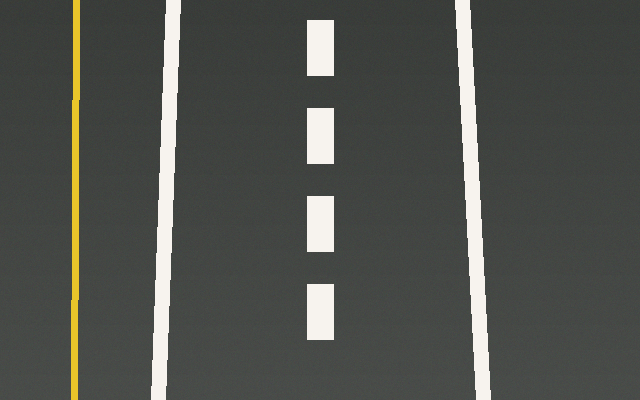
#> input picture exemplos_tp2/Filtragem_Espacial_Bordas_40_Exemplos_Independentes/dados/pista_bev.png, 640 x 400 px
$ python 23_canny_limiares_altos.py   (older library calls are emulated)
#> lines starting #> are read from the running program, lines starting #| are printed output that depends on the picture; after the words box and inside, x2 and y2 are one past the last pixel; in counts of white or black regions, pixels touching at a corner belong together
"""
EXEMPLO 23 - Canny com limiares 100 e 200

O QUE ESTE CÓDIGO FAZ
Utiliza Canny com thresholds mais restritivos.

COMO O CÓDIGO FUNCIONA
Repete a operação do exemplo 22 alterando apenas os dois thresholds.

POR QUE É IMPORTANTE NA DIREÇÃO AUTÔNOMA
Permite discutir sensibilidade e robustez à detecção de marcas menos contrastadas.

COMO EXPLICAR AOS ALUNOS
Este exemplo representa uma etapa pequena de um pipeline de percepção. Observe a
imagem inicial, os valores numéricos apresentados no terminal e as imagens geradas.
Compare alterações de parâmetros mantendo as demais condições constantes.

ATIVIDADE PRÁTICA
Experimente faixa escurecida por sombra artificial.

COMO EXECUTAR
python exemplos/23_canny_limiares_altos.py

SAÍDA
Uma ou mais figuras ou métricas serão salvas automaticamente em saidas/.
O programa pode ser executado diretamente: as funções estão neste próprio arquivo.
"""

import argparse
import csv
import json
import time
from pathlib import Path
import cv2
import numpy as np
import matplotlib
matplotlib.use("Agg")
import matplotlib.pyplot as plt

# Cada exemplo contém suas próprias funções; NÃO utiliza apoio.py.
# A pasta dados guarda apenas imagens de entrada. É permitido executar
# os exemplos em qualquer ordem, diretamente ou no Google Colab.
BASE = Path(__file__).resolve().parent.parent
DADOS = BASE / "dados"
RESULTADOS = BASE / "saidas" / Path(__file__).stem
RESULTADOS.mkdir(parents=True, exist_ok=True)


def ler(nome="pista_bev.png", cinza=False):
    """Abre uma imagem com verificação explícita de existência."""
#> called with nome = 'pista_bev.png', cinza = True
    p = DADOS / nome
    imagem = cv2.imread(str(p), cv2.IMREAD_GRAYSCALE if cinza else cv2.IMREAD_COLOR)
#> imagem: shape (400, 640); min 54, max 243, mean 80.1
    if imagem is None:
        raise FileNotFoundError(f"Imagem ausente: {p}. Execute o código com o ZIP extraído.")
    return imagem


def cinza(img):
    return cv2.cvtColor(img, cv2.COLOR_BGR2GRAY) if img.ndim == 3 else img


# [38 lines left out: functions sombra, molhado, selecionar_cena, normalize8, not called in this run]


def mostrar(paineis,titulos,nome="painel.png",colunas=3):
    """Salva painel, sem depender de janelas gráficas (compatível com Colab)."""
    n=len(paineis); linhas=(n+colunas-1)//colunas
    fig,ax=plt.subplots(linhas,colunas,figsize=(5*colunas,3.45*linhas),squeeze=False)
    for i, (im,t) in enumerate(zip(paineis,titulos)):
        a=ax.flat[i]
        if im.ndim==2: a.imshow(im,cmap="gray",vmin=0,vmax=255)
        else: a.imshow(cv2.cvtColor(im,cv2.COLOR_BGR2RGB))
        a.set_title(t,fontsize=11);a.axis("off")
    for a in ax.flat[n:]:a.axis("off")
    fig.tight_layout()
    p=RESULTADOS/nome
    fig.savefig(p,dpi=120,bbox_inches="tight");plt.close(fig)
    print("Figura gerada:",p)
    return p


# [60 lines left out: functions operadores, avaliacao, banco_direcional, tabela, not called in this run]


# ---------------- EXPERIMENTO DESTE EXEMPLO ----------------
g=ler(cinza=True);e=cv2.Canny(g,100,200);print("Ativos:",np.count_nonzero(e));mostrar([g,e],["BEV","Canny 100/200"],colunas=2)
#> after `e = cv2.Canny(g, 100, 200)`:
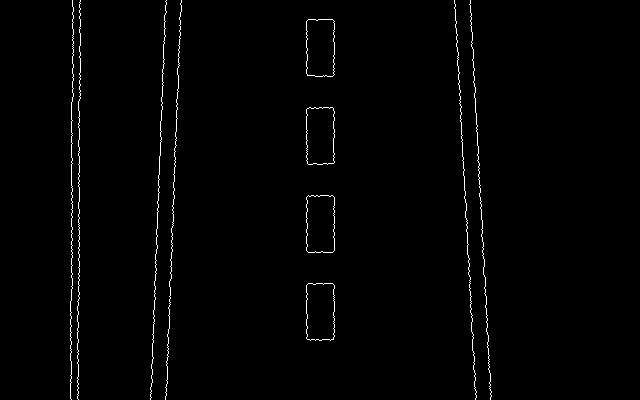
#> e: shape (400, 640); 1.2% white in thin lines or dots, all inside (x1, y1, x2, y2) = (70, 0, 492, 400)
#> in mostrar, `fig.savefig(p, dpi=120, bbox_inches='tight')`:
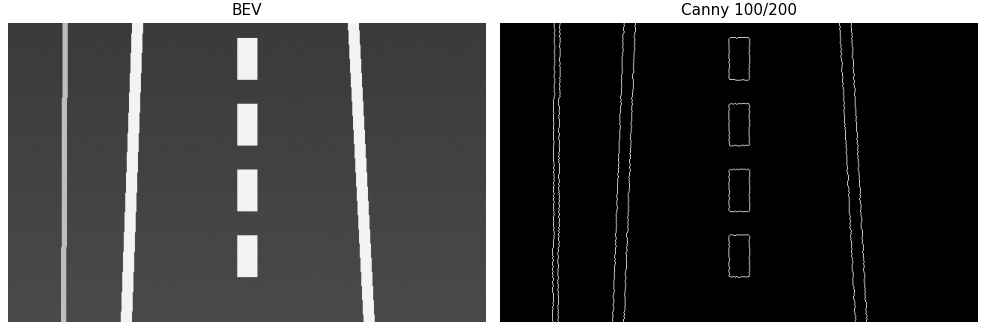
#> figure drawn by matplotlib, 2 panels

$ run again, with exemplos_tp2/Filtragem_Espacial_Bordas_40_Exemplos_Independentes/dados/pista_perspectiva.png copied over exemplos_tp2/Filtragem_Espacial_Bordas_40_Exemplos_Independentes/dados/pista_bev.png
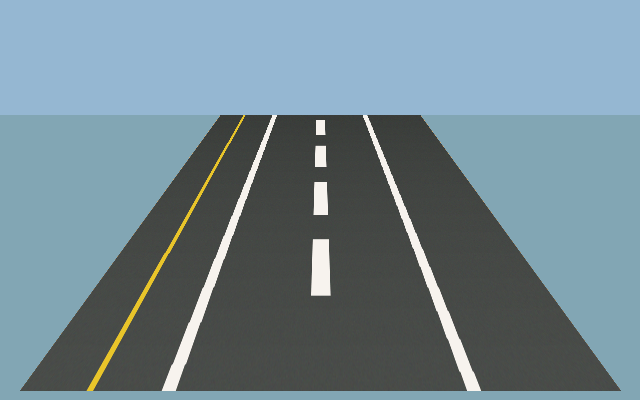
#> input picture exemplos_tp2/Filtragem_Espacial_Bordas_40_Exemplos_Independentes/dados/pista_perspectiva.png, 640 x 400 px
#> `e = cv2.Canny(g, 100, 200)`:
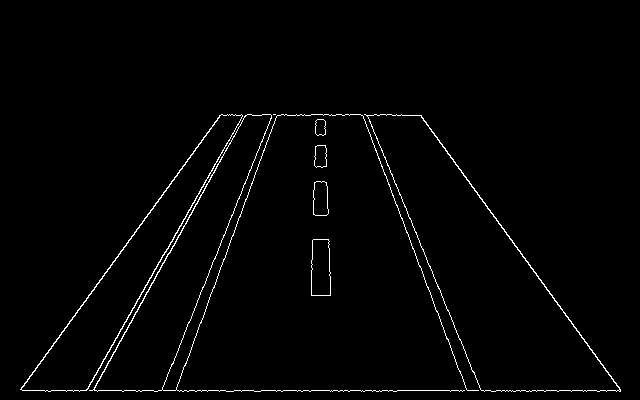
#> e: shape (400, 640); 1.6% white in thin lines or dots, all inside (x1, y1, x2, y2) = (20, 114, 621, 392)
#> in mostrar, `fig.savefig(p, dpi=120, bbox_inches='tight')`:
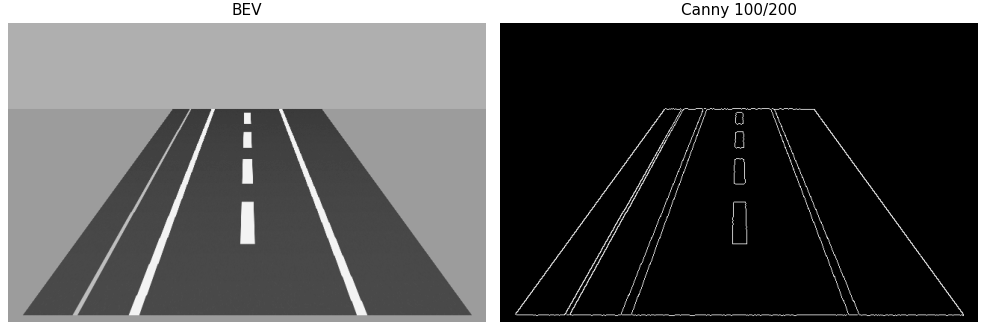
#> figure drawn by matplotlib, 2 panels
